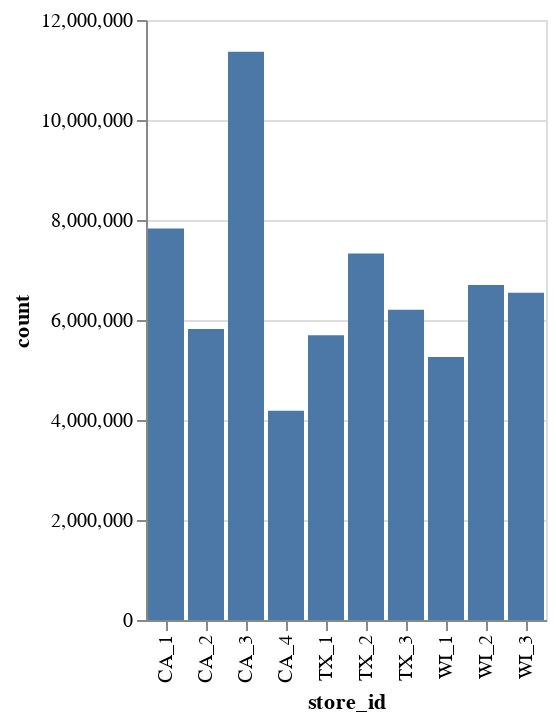

Notebook code for this chart:
### Code cell
alt.Chart(total_sales_by_store).mark_bar().encode(
    x='store_id',
    y='count'
)

### Figure 1 — Vega-Lite specification as saved in the notebook (floating-point values rounded to 4 significant figures)
{"config": {"view": {"continuousWidth": 400, "continuousHeight": 300}}, "data": {"name": "data-3de88953e8a1ce7a32d5b215f79959c7"}, "mark": "bar", "encoding": {"x": {"field": "store_id", "type": "nominal"}, "y": {"field": "count", "type": "quantitative"}}, "$schema": "https://vega.github.io/schema/vega-lite/v4.17.0.json", "datasets": {"data-3de88953e8a1ce7a32d5b215f79959c7": [{"store_id": "CA_1", "count": 7832248}, {"store_id": "CA_2", "count": 5818395}, {"store_id": "CA_3", "count": 11363540}, {"store_id": "CA_4", "count": 4182534}, {"store_id": "TX_1", "count": 5692823}, {"store_id": "TX_2", "count": 7329642}, {"store_id": "TX_3", "count": 6205940}, {"store_id": "WI_1", "count": 5261506}, {"store_id": "WI_2", "count": 6697988}, {"store_id": "WI_3", "count": 6542557}]}}
